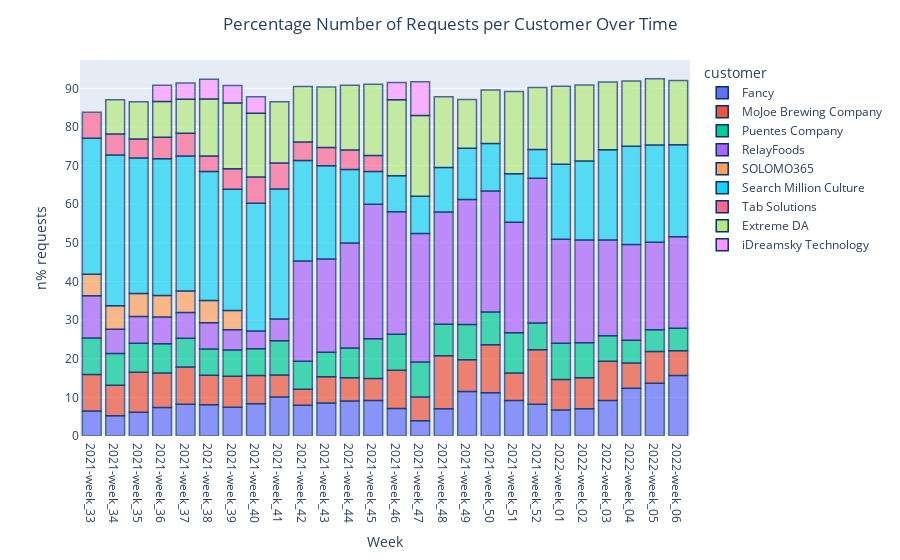

The notebook cell this image was saved under:
### Code cell
fig = px.bar(x=df.week_id, y=df["%_rec_provider"], color=df.requester, barmode="relative", labels={"x":"Week", "y":"n% requests", "color":"customer"}, opacity=0.7)
fig.update_layout(title_text='Percentage Number of Requests per Customer Over Time', title_x=0.5)
fig.update_traces(marker_line_color='rgb(8,48,107)',
                  marker_line_width=1.5)
fig.show()
print("It is easy to see, for example, that 'RelayFood' broke into the market on week 41, and that 'Searh Million Culture' had a tough episode (weeks 44~52), from which it only partly recovered.")
print("Note: the normalized bars don't reach 100% since minor customers are not shown.")

### Figure 1 — Plotly figure (JSON) as saved in the notebook; plotly's stock layout.template omitted (floating-point values rounded to 4 significant figures)
{"data": [{"alignmentgroup": "True", "hovertemplate": "customer=Fancy<br>Week=%{x}<br>n% requests=%{y}<extra></extra>", "legendgroup": "Fancy", "marker": {"color": "#636efa", "line": {"color": "rgb(8,48,107)", "width": 1.5}, "opacity": 0.7, "pattern": {"shape": ""}}, "name": "Fancy", "offsetgroup": "Fancy", "orientation": "v", "showlegend": true, "textposition": "auto", "type": "bar", "x": ["2021-week_33", "2021-week_34", "2021-week_35", "2021-week_36", "2021-week_37", "2021-week_38", "2021-week_39", "2021-week_40", "2021-week_41", "2021-week_42", "2021-week_43", "2021-week_44", "2021-week_45", "2021-week_46", "2021-week_47", "2021-week_48", "2021-week_49", "2021-week_50", "2021-week_51", "2021-week_52", "2022-week_01", "2022-week_02", "2022-week_03", "2022-week_04", "2022-week_05", "2022-week_06"], "xaxis": "x", "y": [6.485, 5.261, 6.13, 7.394, 8.213, 8.106, 7.45, 8.323, 10.07, 7.958, 8.561, 9.043, 9.217, 7.136, 3.979, 7.026, 11.49, 11.17, 9.16, 8.242, 6.743, 7.044, 9.171, 12.38, 13.68, 15.67], "yaxis": "y"}, {"alignmentgroup": "True", "hovertemplate": "customer=MoJoe Brewing Company<br>Week=%{x}<br>n% requests=%{y}<extra></extra>", "legendgroup": "MoJoe Brewing Company", "marker": {"color": "#EF553B", "line": {"color": "rgb(8,48,107)", "width": 1.5}, "opacity": 0.7, "pattern": {"shape": ""}}, "name": "MoJoe Brewing Company", "offsetgroup": "MoJoe Brewing Company", "orientation": "v", "showlegend": true, "textposition": "auto", "type": "bar", "x": ["2021-week_33", "2021-week_34", "2021-week_35", "2021-week_36", "2021-week_37", "2021-week_38", "2021-week_39", "2021-week_40", "2021-week_41", "2021-week_42", "2021-week_43", "2021-week_44", "2021-week_45", "2021-week_46", "2021-week_47", "2021-week_48", "2021-week_49", "2021-week_50", "2021-week_51", "2021-week_52", "2022-week_01", "2022-week_02", "2022-week_03", "2022-week_04", "2022-week_05", "2022-week_06"], "xaxis": "x", "y": [9.425, 7.891, 10.39, 8.881, 9.672, 7.597, 8.012, 7.309, 5.744, 4.167, 6.8, 6.007, 5.651, 9.875, 6.11, 13.73, 8.23, 12.45, 7.169, 14.06, 7.897, 8.029, 10.17, 6.508, 8.174, 6.394], "yaxis": "y"}, {"alignmentgroup": "True", "hovertemplate": "customer=Puentes Company<br>Week=%{x}<br>n% requests=%{y}<extra></extra>", "legendgroup": "Puentes Company", "marker": {"color": "#00cc96", "line": {"color": "rgb(8,48,107)", "width": 1.5}, "opacity": 0.7, "pattern": {"shape": ""}}, "name": "Puentes Company", "offsetgroup": "Puentes Company", "orientation": "v", "showlegend": true, "textposition": "auto", "type": "bar", "x": ["2021-week_33", "2021-week_34", "2021-week_35", "2021-week_36", "2021-week_37", "2021-week_38", "2021-week_39", "2021-week_40", "2021-week_41", "2021-week_42", "2021-week_43", "2021-week_44", "2021-week_45", "2021-week_46", "2021-week_47", "2021-week_48", "2021-week_49", "2021-week_50", "2021-week_51", "2021-week_52", "2022-week_01", "2022-week_02", "2022-week_03", "2022-week_04", "2022-week_05", "2022-week_06"], "xaxis": "x", "y": [9.452, 8.197, 7.521, 7.589, 7.407, 6.831, 6.805, 6.976, 8.818, 7.206, 6.334, 7.721, 10.3, 9.324, 9.061, 8.144, 9.13, 8.498, 10.38, 6.937, 9.336, 9.062, 6.635, 5.902, 5.654, 5.831], "yaxis": "y"}, {"alignmentgroup": "True", "hovertemplate": "customer=RelayFoods<br>Week=%{x}<br>n% requests=%{y}<extra></extra>", "legendgroup": "RelayFoods", "marker": {"color": "#ab63fa", "line": {"color": "rgb(8,48,107)", "width": 1.5}, "opacity": 0.7, "pattern": {"shape": ""}}, "name": "RelayFoods", "offsetgroup": "RelayFoods", "orientation": "v", "showlegend": true, "textposition": "auto", "type": "bar", "x": ["2021-week_33", "2021-week_34", "2021-week_35", "2021-week_36", "2021-week_37", "2021-week_38", "2021-week_39", "2021-week_40", "2021-week_41", "2021-week_42", "2021-week_43", "2021-week_44", "2021-week_45", "2021-week_46", "2021-week_47", "2021-week_48", "2021-week_49", "2021-week_50", "2021-week_51", "2021-week_52", "2022-week_01", "2022-week_02", "2022-week_03", "2022-week_04", "2022-week_05", "2022-week_06"], "xaxis": "x", "y": [10.93, 6.297, 6.881, 6.949, 6.663, 6.754, 5.237, 4.602, 5.661, 25.99, 24.13, 27.21, 34.79, 31.68, 33.27, 29.05, 32.37, 31.26, 28.62, 37.47, 26.93, 26.57, 24.76, 24.75, 22.63, 23.65], "yaxis": "y"}, {"alignmentgroup": "True", "hovertemplate": "customer=SOLOMO365<br>Week=%{x}<br>n% requests=%{y}<extra></extra>", "legendgroup": "SOLOMO365", "marker": {"color": "#FFA15A", "line": {"color": "rgb(8,48,107)", "width": 1.5}, "opacity": 0.7, "pattern": {"shape": ""}}, "name": "SOLOMO365", "offsetgroup": "SOLOMO365", "orientation": "v", "showlegend": true, "textposition": "auto", "type": "bar", "x": ["2021-week_33", "2021-week_34", "2021-week_35", "2021-week_36", "2021-week_37", "2021-week_38", "2021-week_39"], "xaxis": "x", "y": [5.545, 6.04, 5.976, 5.573, 5.559, 5.813, 4.994], "yaxis": "y"}, {"alignmentgroup": "True", "hovertemplate": "customer=Search Million Culture<br>Week=%{x}<br>n% requests=%{y}<extra></extra>", "legendgroup": "Search Million Culture", "marker": {"color": "#19d3f3", "line": {"color": "rgb(8,48,107)", "width": 1.5}, "opacity": 0.7, "pattern": {"shape": ""}}, "name": "Search Million Culture", "offsetgroup": "Search Million Culture", "orientation": "v", "showlegend": true, "textposition": "auto", "type": "bar", "x": ["2021-week_33", "2021-week_34", "2021-week_35", "2021-week_36", "2021-week_37", "2021-week_38", "2021-week_39", "2021-week_40", "2021-week_41", "2021-week_42", "2021-week_43", "2021-week_44", "2021-week_45", "2021-week_46", "2021-week_47", "2021-week_48", "2021-week_49", "2021-week_50", "2021-week_51", "2021-week_52", "2022-week_01", "2022-week_02", "2022-week_03", "2022-week_04", "2022-week_05", "2022-week_06"], "xaxis": "x", "y": [35.22, 39.04, 35.03, 35.39, 34.94, 33.37, 31.4, 33.06, 33.64, 25.99, 24.11, 18.97, 8.532, 9.338, 9.665, 11.54, 13.29, 12.35, 12.53, 7.439, 19.44, 20.47, 23.34, 25.44, 25.16, 23.82], "yaxis": "y"}, {"alignmentgroup": "True", "hovertemplate": "customer=Tab Solutions<br>Week=%{x}<br>n% requests=%{y}<extra></extra>", "legendgroup": "Tab Solutions", "marker": {"color": "#FF6692", "line": {"color": "rgb(8,48,107)", "width": 1.5}, "opacity": 0.7, "pattern": {"shape": ""}}, "name": "Tab Solutions", "offsetgroup": "Tab Solutions", "orientation": "v", "showlegend": true, "textposition": "auto", "type": "bar", "x": ["2021-week_33", "2021-week_34", "2021-week_35", "2021-week_36", "2021-week_37", "2021-week_38", "2021-week_39", "2021-week_40", "2021-week_41", "2021-week_42", "2021-week_43", "2021-week_44", "2021-week_45"], "xaxis": "x", "y": [6.722, 5.435, 4.982, 5.552, 5.885, 4.001, 5.293, 6.775, 6.725, 4.8, 4.719, 5.063, 4.114], "yaxis": "y"}, {"alignmentgroup": "True", "hovertemplate": "customer=Extreme DA<br>Week=%{x}<br>n% requests=%{y}<extra></extra>", "legendgroup": "Extreme DA", "marker": {"color": "#B6E880", "line": {"color": "rgb(8,48,107)", "width": 1.5}, "opacity": 0.7, "pattern": {"shape": ""}}, "name": "Extreme DA", "offsetgroup": "Extreme DA", "orientation": "v", "showlegend": true, "textposition": "auto", "type": "bar", "x": ["2021-week_34", "2021-week_35", "2021-week_36", "2021-week_37", "2021-week_38", "2021-week_39", "2021-week_40", "2021-week_41", "2021-week_42", "2021-week_43", "2021-week_44", "2021-week_45", "2021-week_46", "2021-week_47", "2021-week_48", "2021-week_49", "2021-week_50", "2021-week_51", "2021-week_52", "2022-week_01", "2022-week_02", "2022-week_03", "2022-week_04", "2022-week_05", "2022-week_06"], "xaxis": "x", "y": [8.893, 9.601, 9.263, 8.831, 14.78, 17.0, 16.47, 15.88, 14.32, 15.65, 16.79, 18.42, 19.66, 20.84, 18.29, 12.58, 13.84, 21.29, 16.06, 20.21, 19.66, 17.53, 16.91, 17.16, 16.69], "yaxis": "y"}, {"alignmentgroup": "True", "hovertemplate": "customer=iDreamsky Technology<br>Week=%{x}<br>n% requests=%{y}<extra></extra>", "legendgroup": "iDreamsky Technology", "marker": {"color": "#FF97FF", "line": {"color": "rgb(8,48,107)", "width": 1.5}, "opacity": 0.7, "pattern": {"shape": ""}}, "name": "iDreamsky Technology", "offsetgroup": "iDreamsky Technology", "orientation": "v", "showlegend": true, "textposition": "auto", "type": "bar", "x": ["2021-week_36", "2021-week_37", "2021-week_38", "2021-week_39", "2021-week_40", "2021-week_46", "2021-week_47"], "xaxis": "x", "y": [4.211, 4.176, 5.123, 4.557, 4.276, 4.495, 8.735], "yaxis": "y"}], "layout": {"autosize": true, "barmode": "relative", "legend": {"title": {"text": "customer"}, "tracegroupgap": 0}, "margin": {"t": 60}, "title": {"text": "Percentage Number of Requests per Customer Over Time", "x": 0.5}, "xaxis": {"anchor": "y", "autorange": true, "domain": [0, 1], "range": [-0.5, 25.5], "title": {"text": "Week"}, "type": "category"}, "yaxis": {"anchor": "x", "autorange": true, "domain": [0, 1], "range": [0, 97.33], "title": {"text": "n% requests"}, "type": "linear"}}}
